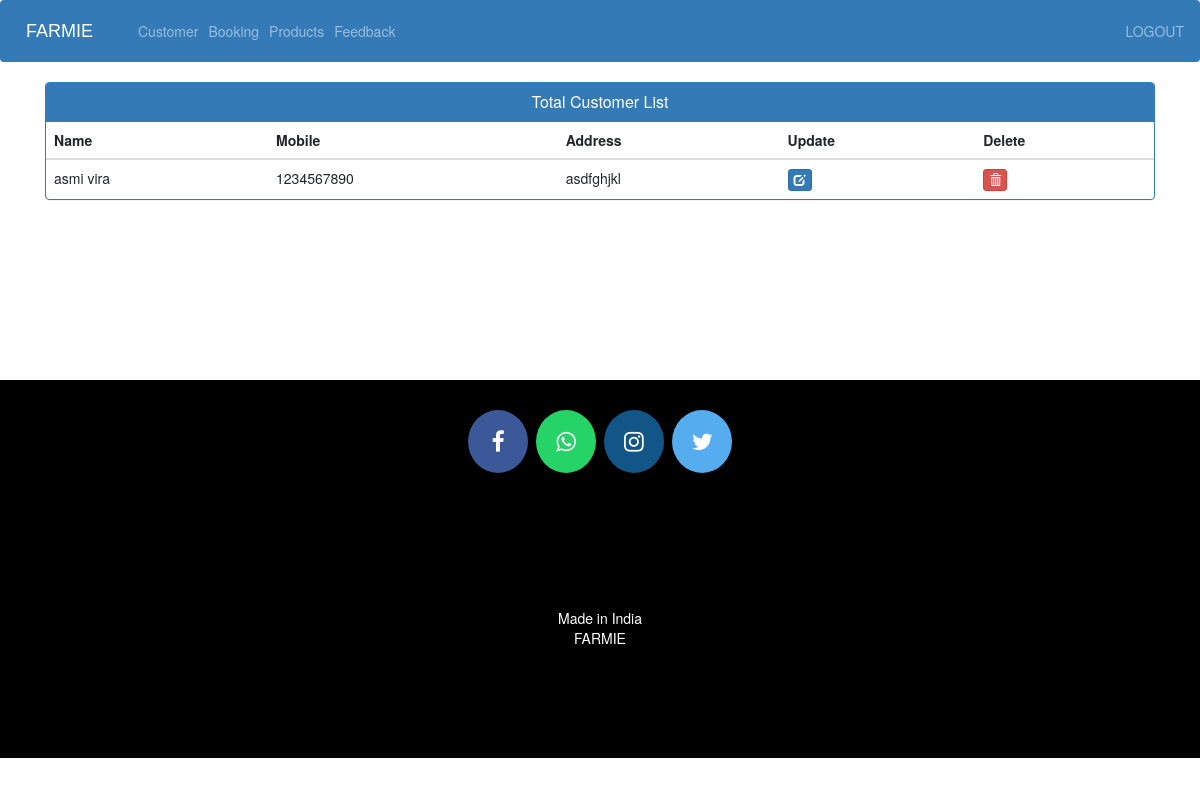
/view-customer (signed in), run on the app's committed database.
### ecom/models.py (models this page shows, shortened)
class Customer(models.Model):
    user=models.OneToOneField(User,on_delete=models.CASCADE)
    address = models.CharField(max_length=40)
    mobile = models.CharField(max_length=12,null=False)
    @property
    def get_name(self):
        return self.user.first_name+" "+self.user.last_name

### ecom/views.py (the view)
# urls.py: path('view-customer', views.view_customer_view,name='view-customer'),
@login_required(login_url='adminlogin')
def view_customer_view(request):
    customers=models.Customer.objects.all()
    return render(request,'ecom/view_customer.html',{'customers':customers})

### templates/ecom/view_customer.html (shortened to what this page needs)
{% extends 'ecom/admin_base.html' %}
{% load static %}
{% block content %}
<head>
  <link href="//netdna.bootstrapcdn.com/bootstrap/3.0.0/css/bootstrap.min.css" rel="stylesheet" id="bootstrap-css">
</head>
<div class="container">
  <div class="panel panel-primary">
    <div class="panel-heading">
      <h6 class="panel-title">Total Customer List</h6>
    </div>
    <table class="table table-hover" id="dev-table">
      <thead>
        <tr>
          <th>Name</th>
          <th>Mobile</th>
          <th>Address</th>
          <th>Update</th>
          <th>Delete</th>
        </tr>
      </thead>
      {% for c in customers %}
      <tr>
        <td> {{c.get_name}}</td>
        <td>{{c.mobile}}</td>
        <td>{{c.address}}</td>
        <td><a class="btn btn-primary btn-xs" href="{% url 'update-customer' c.id  %}"><span class="glyphicon glyphicon-edit"></span></a></td>
        <td><a class="btn btn-danger btn-xs" href="{% url 'delete-customer' c.id  %}"><span class="glyphicon glyphicon-trash"></span></a></td>
      </tr>
      {% endfor %}
    </table>
  </div>
</div>
{% endblock content %}

### templates/ecom/view_customer.html (style rules this page uses)
a:link { text-decoration: none; }
h6 { text-align: center; }

### data on the page
Customer: get_name "asmi vira", mobile "1234567890", address "asdfghjkl"
